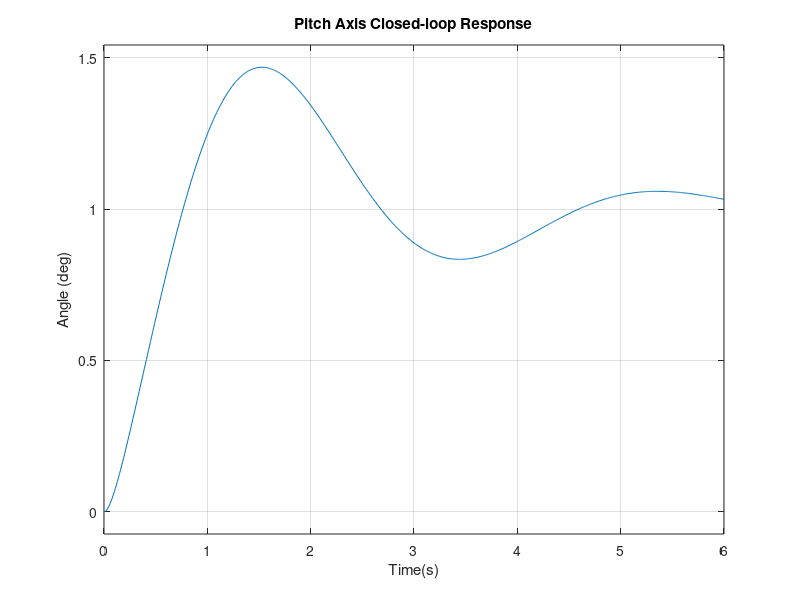
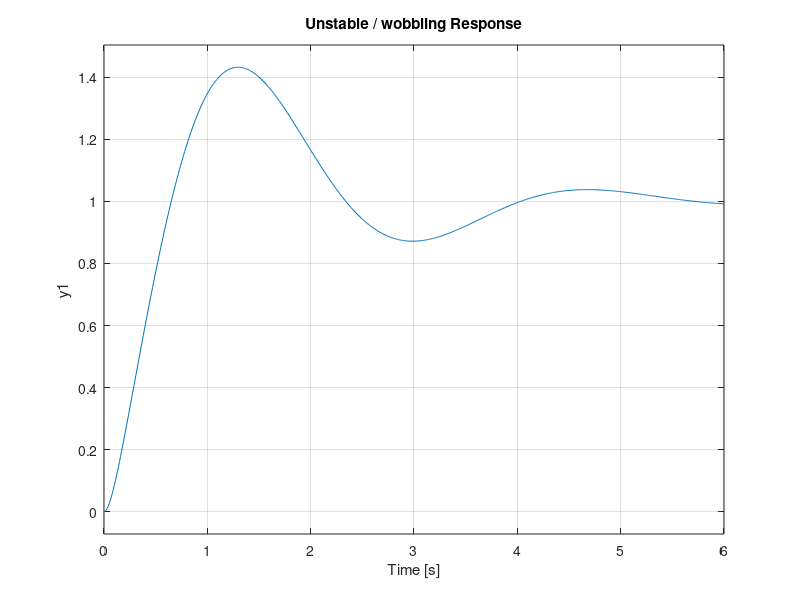
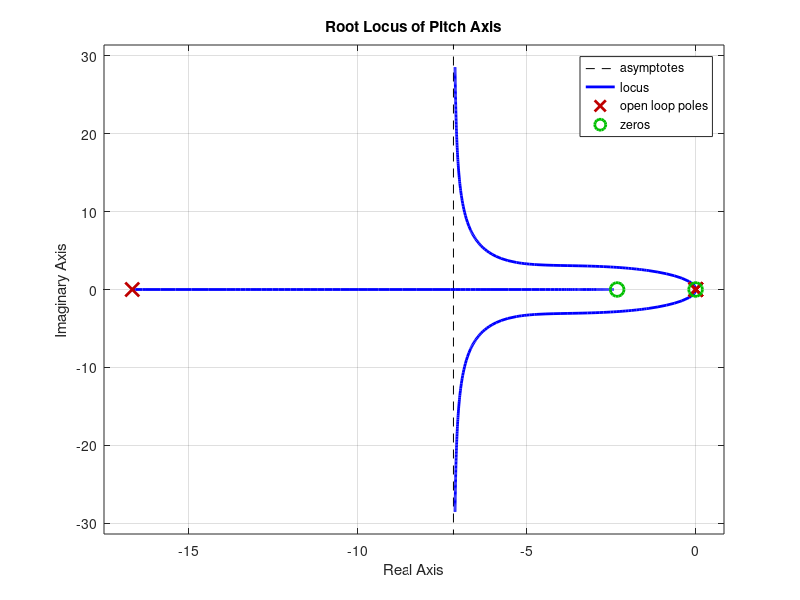
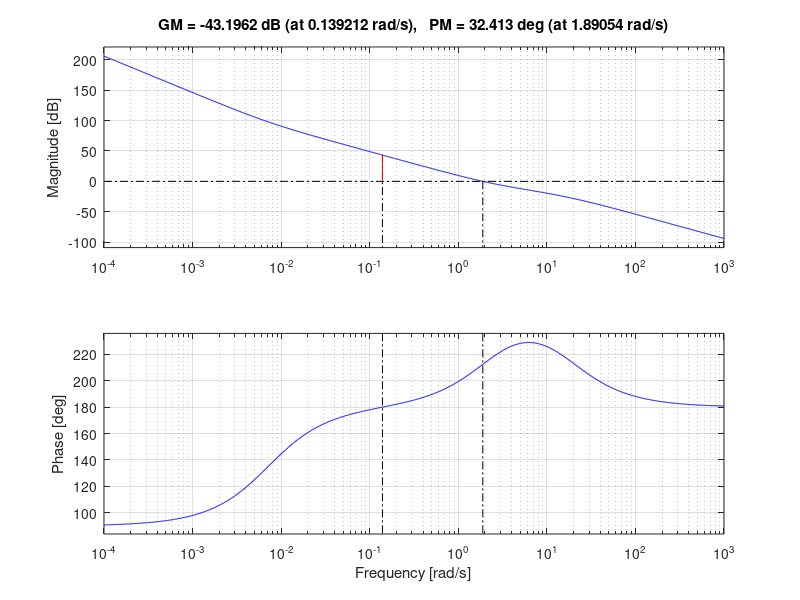

Write MATLAB code to recreate these figures, in order.
%%
% laplace variable
s = tf('s');

Kp = 2.8;
Ki = 0.02;
Kd = 1.2;

tau = 0.06;
J   = 1.0;

C = Kp + Ki/s + Kd*s;
Gs = 1/(tau*s + 1);
Gp = 1/(J*s^2);

L = C * Gs * Gp;

T = feedback(L, 1);

pole(T)

t = 0:0.01:6;
step(T,t)
grid on
title('Pitch Axis Closed-loop Response')
xlabel('Time(s)')
ylabel('Angle (deg)')

%% WOBBLE CONDITION
THRUST_COMP_X = 1.3;
C_bad = THRUST_COMP_X * (Kp + Ki/s + Kd*s);

L_bad = C_bad * Gs *Gp;
T_bad = feedback(L_bad, 1);

figure(2),clf
step(T_bad,t)
grid on
title('Unstable / wobbling Response')

%% ROOT LOCUS and BODE PLOT
figure(3),clf
if Kd > tau*Kp
    rlocus(1.3*L)
grid on
title('Root Locus of Pitch Axis')
end

figure(4),clf
margin(L)
grid on
